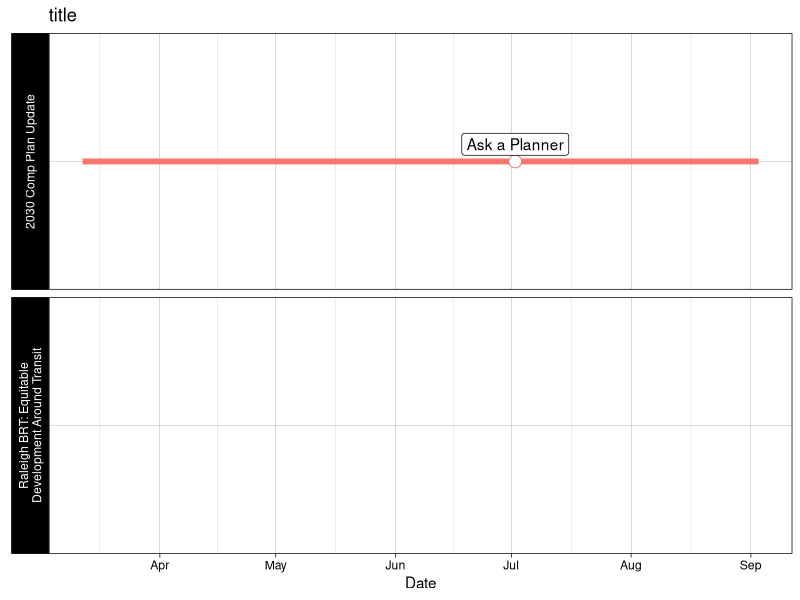

The R script that drew this image:
library("tidyverse")
library("lubridate") 
library("jsonlite")
library("ggrepel")


#vars----
wrap_len <- 30

#functions----
fun_project <- function(project.name, last.updated,
                        project.type = c("citywide", "area plans", "corridor study", "other"), 
                        project.status = c("active", "implementation", "completed"),
                        start.date = NA, end.date = NA, 
                        url = NA) {
  df.out <- data.frame(project.name = project.name, 
                       project.type = project.type, 
                       project.status = project.status,
                       start.date = start.date, 
                       end.date = end.date,
                       last.updated = last.updated,
                       project.url = url, 
                       stringsAsFactors = FALSE)
  return(df.out)
}

fun_event <- function(event.name, project.name,
                      event.loc,
                      event.date, event.url = NA) {
  df.out <- data.frame(event.name = event.name, 
                       project.name = project.name, 
                       event.date = event.date, 
                       event.loc = event.loc,
                       event.url = event.url)
  return(df.out)
}


#data creation----
cityplanning.prj <- rbind(fun_project("2030 Comp Plan Update", 
                                      last.updated = ymd(20190701), 
                                      "citywide", "active", 
                                      start.date = ymd(20190312), 
                                      end.date = ymd(20190903), 
                                      url = NA), 
                          fun_project("Raleigh BRT: Equitable Development Around Transit", 
                                      last.updated = ymd(20190701), 
                                      "citywide", "active", 
                                      start.date = NA, end.date = NA, 
                                      url = NA))
cityplanning.evnt <- rbind(fun_event("Ask a Planner", "2030 Comp Plan Update", 
                                     "RMB 237", ymd(20190702)))

#tidy wrap long text strings
cityplanning.evnt$project.name <- str_wrap(cityplanning.evnt$project.name, width = wrap_len)
cityplanning.prj$project.name  <- str_wrap(cityplanning.prj$project.name, width = wrap_len) 


#plot----
ggplot() + 
  geom_vline(xintercept = Sys.Date(), color = "black", 
             linetype = 2232)+
  geom_segment(data = cityplanning.prj, 
               size = 2.0,
               aes(x = start.date, xend = end.date, 
                   y = project.name,
                   yend = project.name, 
                   group = project.name, 
                   color = project.name)) +
  geom_point(data = cityplanning.evnt, 
             size = 4, shape = 21, fill = "white", 
             aes(x = event.date, 
                 y = project.name, 
                 color = project.name)) +
  geom_label_repel(data = cityplanning.evnt, 
                   fill = "white", 
                   min.segment.length = 0, point.padding = unit(0.325, "inches"),
                   arrow = arrow(angle = 20, type = "closed", unit(0.075, "inches")),
                   direction = "y", 
                   aes(x = event.date, 
                       y = project.name, 
                       label = event.name)) +
  scale_x_date(name = "Date") +
  theme_linedraw() + 
  theme(strip.text.y = element_text(angle = 180), 
        axis.text.y = element_blank(), 
        axis.ticks.y = element_blank(), 
        axis.title.y = element_blank(),
        legend.position = "none") +
  facet_grid(project.name~.,  
             #margins = "project.name",
             space = "free_y", scales = "free_y", 
             switch = "y") +
  labs(title = "title", 
       color = "Project")

# #import city calendar from api----
# #http://data-ral.opendata.arcgis.com/datasets/public-meetings-calendar
# CORcalendar.api <- "https://opendata.arcgis.com/datasets/37d0fd6d45074ebcaf585e186cbab472_0.geojson"
# CORcal.json <- fromJSON(CORcalendar.api)
# 
# #convert to data.frame----
# corcaldf <- CORcal.json[["features"]][["properties"]]
# 
# #tidy datetime events----
# corcaldf$start_date <- ymd_hms(corcaldf$start_date, tz = "America/New_York") 
# corcaldf$end_date   <- ymd_hms(corcaldf$end_date, tz = "America/New_York") 


